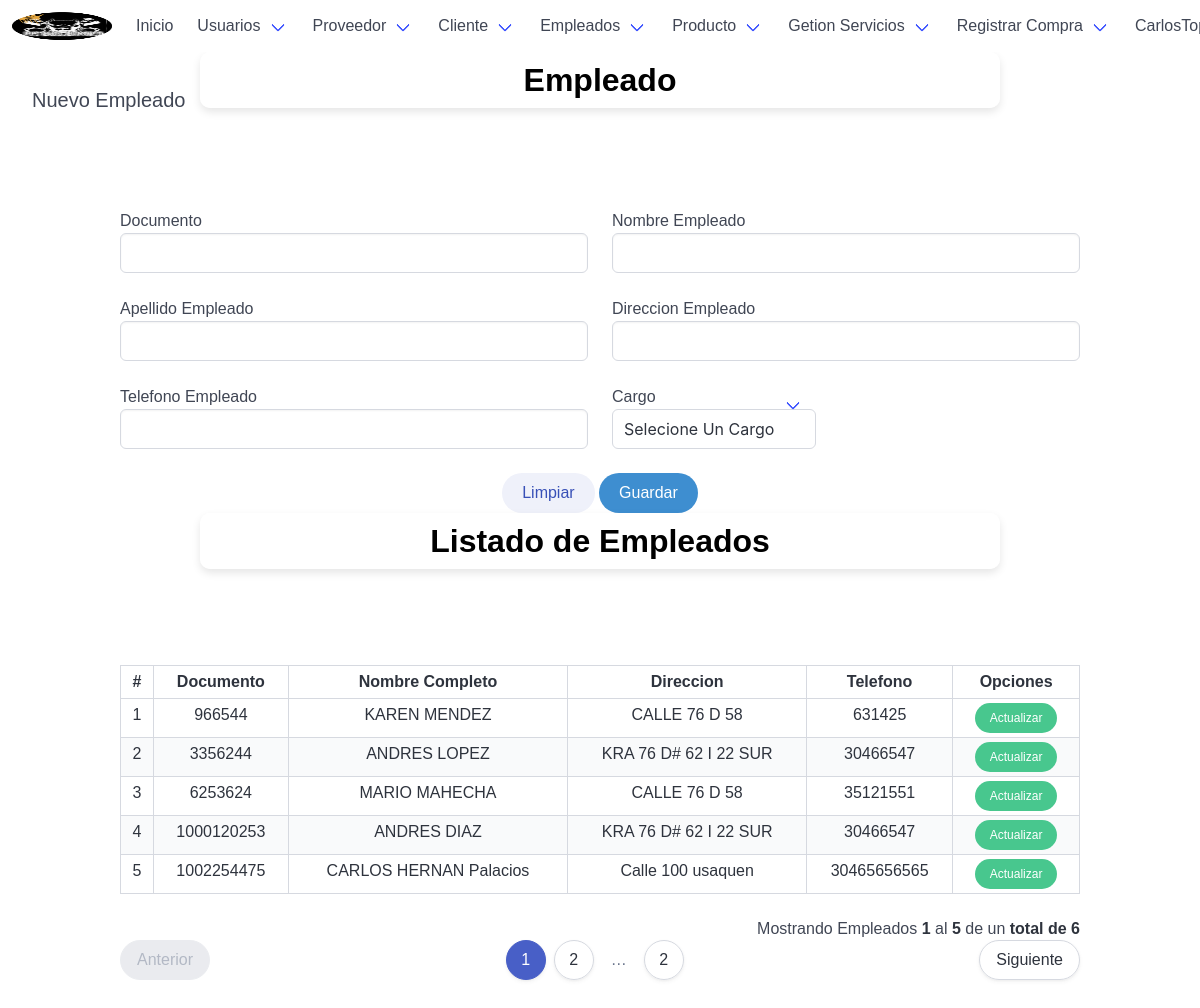
/employeeNew/ (signed in), run on an earlier commit of the app's database.
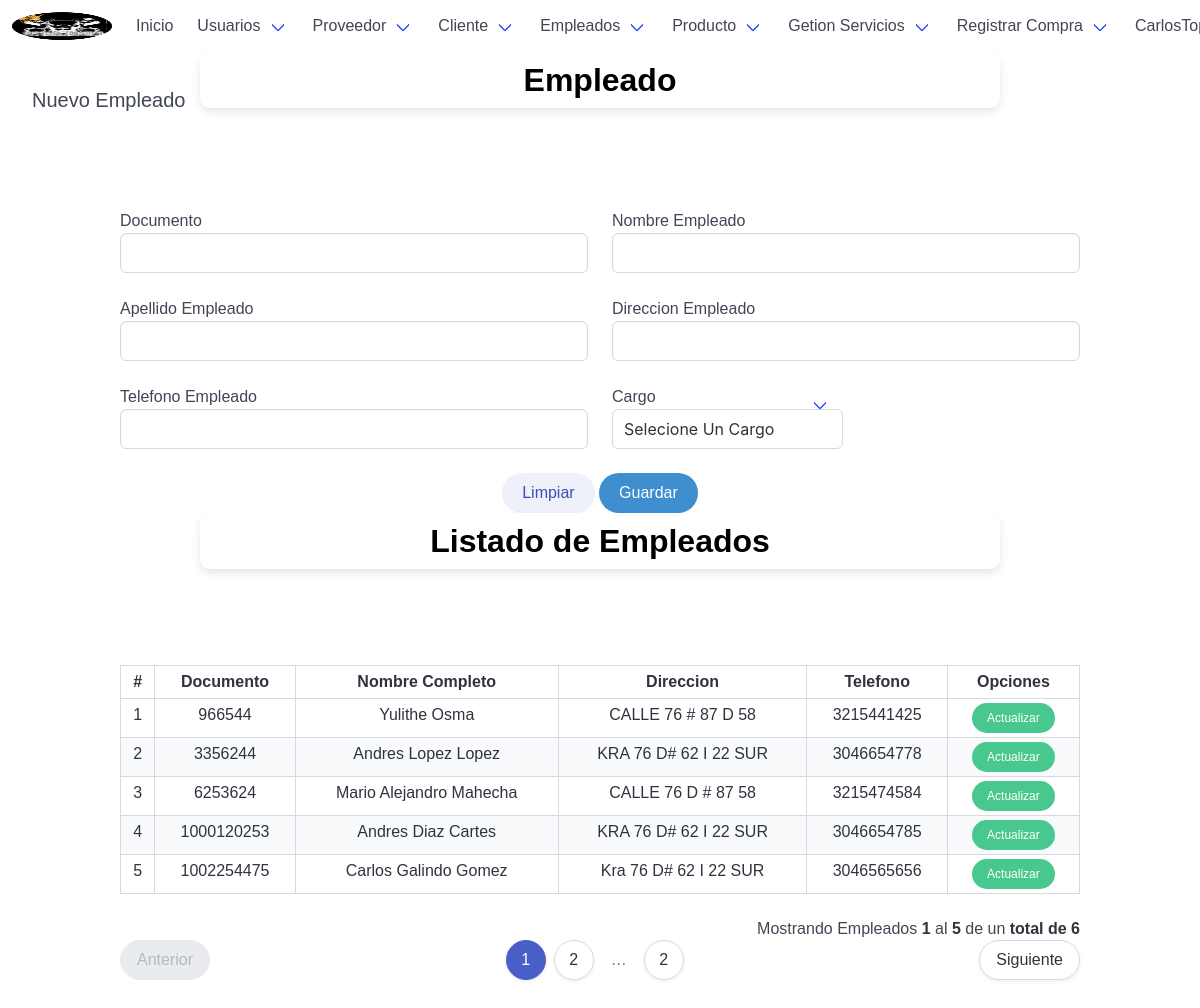
And on a later commit of the database.
### tables this page shows
CREATE TABLE `empleado` (
  `documento_emp` int(10) NOT NULL,
  `nom_empleado` varchar(50) NOT NULL,
  `ape_empleado` varchar(50) NOT NULL,
  `direccion` varchar(50) NOT NULL,
  `telefono` bigint(15) NOT NULL,
  `id_cargos` int(10) DEFAULT NULL
);

### app/controllers/employeeController.php (the view, shortened to what this page needs)
<?php
	class employeeController extends mainModel{
		public function listarEmpleadoControlador($pagina, $registros, $url, $busqueda) {
			$pagina = $this->limpiarCadena($pagina);
			$registros = $this->limpiarCadena($registros);
			$url = $this->limpiarCadena($url);
			$url = APP_URL . $url . "/";
			$busqueda = $this->limpiarCadena($busqueda);
			$tabla = "";
			$pagina = (isset($pagina) && $pagina > 0) ? (int)$pagina : 1;
			$inicio = ($pagina > 0) ? (($pagina * $registros) - $registros) : 0;
			if (isset($busqueda) && $busqueda != "") {
				$consulta_datos = "SELECT * FROM empleado WHERE (documento_emp LIKE '%$busqueda%' OR nom_empleado LIKE '%$busqueda%') ORDER BY documento_emp ASC LIMIT $inicio, $registros";
				$consulta_total = "SELECT COUNT(id_tipo_proveedor) FROM empleado WHERE (documento_emp LIKE '%$busqueda%' OR documento_emp LIKE '%$busqueda%')";
			} else {
				$consulta_datos = "SELECT * FROM empleado ORDER BY documento_emp ASC LIMIT $inicio, $registros";
				$consulta_total = "SELECT COUNT(documento_emp) FROM empleado";
			}
			$datos = $this->ejecutarConsulta($consulta_datos);
			$datos = $datos->fetchAll();
			$total = $this->ejecutarConsulta($consulta_total);
			$total = (int)$total->fetchColumn();
			$numeroPaginas = ceil($total / $registros);
			$tabla .= '
				<div class="table-container">
				<table class="table is-bordered is-striped is-narrow is-hoverable is-fullwidth">
					<thead>
						<tr>
							<th class="has-text-centered">#</th>
							<th class="has-text-centered">Documento</th>
							<th class="has-text-centered">Nombre Completo</th>
							<th class="has-text-centered">Direccion</th>
							<th class="has-text-centered">Telefono</th>
							<th class="has-text-centered" colspan="3">Opciones</th>
						</tr>
					</thead>
					<tbody>
			';
			if ($total >= 1 && $pagina <= $numeroPaginas) {
				$contador = $inicio + 1;
				$pag_inicio = $inicio + 1;
				foreach ($datos as $rows) {
					$tabla .= '
						<tr class="has-text-centered">
							<td>' . $contador . '</td>
							<td>' . $rows['documento_emp'] . '</td>
							<td>' . $rows['nom_empleado']. '  ' .$rows['ape_empleado'].'</td>
							<td>' . $rows['direccion'] . '</td>
							<td>' . $rows['telefono'] . '</td>
							<td>
								<a href="' . APP_URL . 'employeeUpdate/' . $rows['documento_emp'] . '/" class="button is-success is-rounded is-small">Actualizar</a>
							</td>
						</tr>
					';
					$contador++;
				}
				$pag_final = $contador - 1;
			}
			$tabla .= '</tbody></table></div>';
			if ($total >= 1 && $pagina <= $numeroPaginas) {
				$tabla .= '<p class="has-text-right">Mostrando Empleados  <strong>' . $pag_inicio . '</strong> al <strong>' . $pag_final . '</strong> de un <strong>total de ' . $total . '</strong></p>';
				$tabla .= $this->paginadorTablas($pagina, $numeroPaginas, $url, 10);
			}
			return $tabla;
		}
	}

### app/views/inc/navbar.php (shortened to what this page needs)
<nav class="navbar">
    <div class="navbar-brand">
        <a class="navbar-item" href="<?php echo APP_URL; ?>dashboard/">
            <img src="<?php echo APP_URL; ?>app/views/img/Logo_Interfaz.png" alt="Bulma" width="100" height="100">
        </a>
    </div>
    <div id="navbarExampleTransparentExample" class="navbar-menu">
        <div class="navbar-start">
            <a class="navbar-item" href="<?php echo APP_URL; ?>dashboard/">
                Inicio
            </a>
            <div class="navbar-item has-dropdown is-hoverable">
                <a class="navbar-link" href="#">
                    Usuarios
                </a>
            </div>
            <div class="navbar-item has-dropdown is-hoverable">
                <a class="navbar-link" href="#">
                    Proveedor
                </a>
            </div>
            <div class="navbar-item has-dropdown is-hoverable">
                <a class="navbar-link" href="#">
                    Cliente
                </a>
            </div>
            <div class="navbar-item has-dropdown is-hoverable">
                <a class="navbar-link" href="#">
                    Empleados
                </a>
            </div>
            <div class="navbar-item has-dropdown is-hoverable">
                <a class="navbar-link" href="#">
                    Producto
                </a>
            </div>
            <div class="navbar-item has-dropdown is-hoverable">
                <a class="navbar-link" href="#">
                    Getion Servicios
                </a>
            </div>
            <div class="navbar-item has-dropdown is-hoverable">
                <a class="navbar-link" href="#">
                Registrar Compra
                </a>
            </div>
        </div>
        <div class="navbar-end">
            <div class="navbar-item has-dropdown is-hoverable">
                <a class="navbar-link">
                    <?php echo $_SESSION['usuario']; ?>
                </a>
            </div>
        </div>
    </div>
</nav>

What changed in the data, as far as the page shows it:
changed empleado id 966544: nom_empleado "KAREN" → "Yulithe"; ape_empleado "MENDEZ" → "Osma"; direccion "CALLE 76 D 58" → "CALLE 76 # 87 D 58"; telefono "631425" → "3215441425"
changed empleado id 3356244: nom_empleado "ANDRES" → "Andres"; ape_empleado "LOPEZ" → "Lopez Lopez"; telefono "30466547" → "3046654778"
changed empleado id 6253624: nom_empleado "MARIO" → "Mario Alejandro"; ape_empleado "MAHECHA" → "Mahecha"; direccion "CALLE 76 D 58" → "CALLE 76 D # 87 58"; telefono "35121551" → "3215474584"
changed empleado id 1000120253: nom_empleado "ANDRES" → "Andres"; ape_empleado "DIAZ" → "Diaz Cartes"; telefono "30466547" → "3046654785"
changed empleado id 1002254475: nom_empleado "CARLOS HERNAN" → "Carlos"; ape_empleado "Palacios" → "Galindo Gomez"; direccion "Calle 100 usaquen" → "Kra 76 D# 62 I 22 SUR"; telefono "30465656565" → "3046565656"
